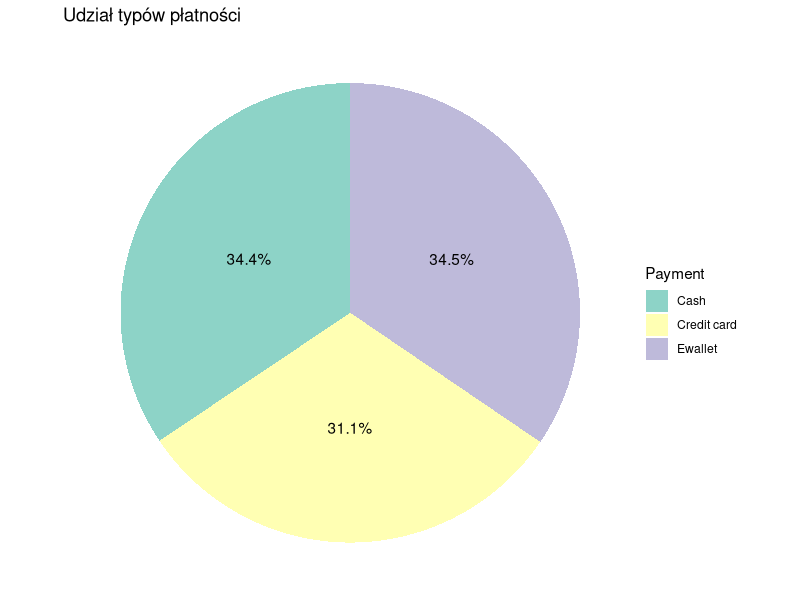
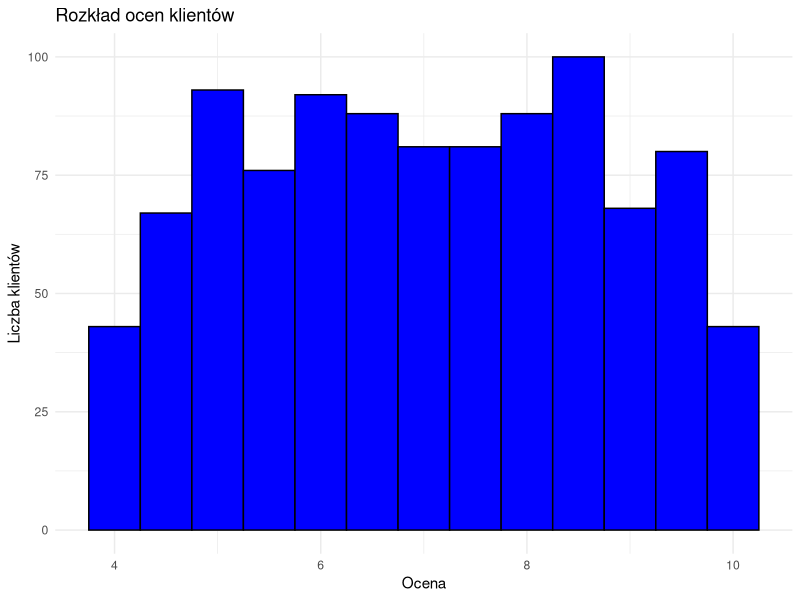
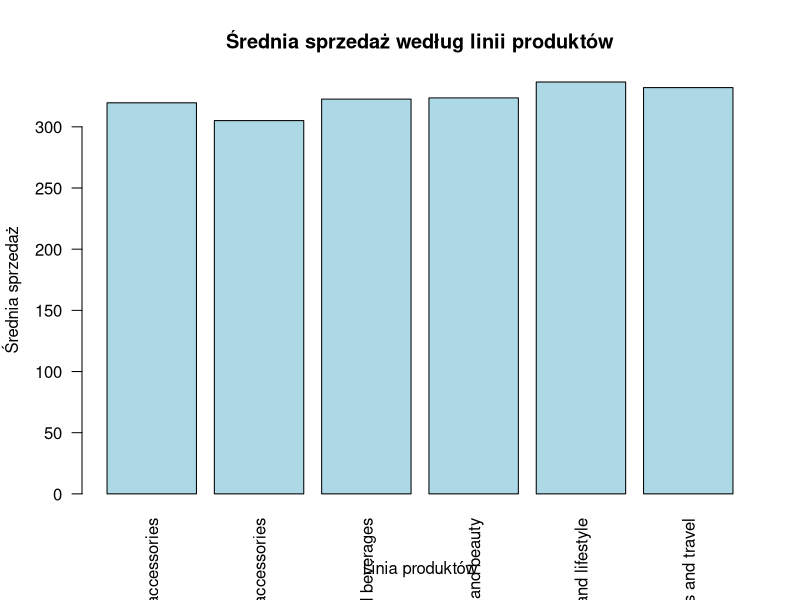
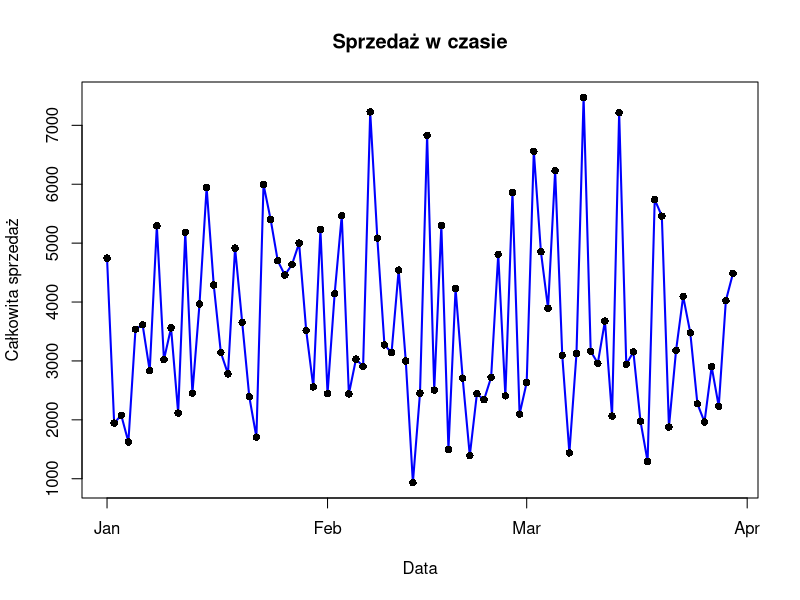

Here is the R script that generated these plots, in order:
# Wczytanie bibliotek
library(ggplot2)

# Wykres kołowy
# Wczytanie danych z pliku CSV
data <- read.csv("supermarket_filled.csv")

# Obliczenie udziałów poszczególnych typów płatności
payment_counts <- table(data$Payment)
payment_percent <- round((payment_counts / sum(payment_counts)) * 100, 1)

# Przygotowanie danych dla ggplot
payment_data <- data.frame(
  Payment = names(payment_counts),
  Percentage = as.numeric(payment_percent)
)

# Tworzenie wykresu kołowego
ggplot(payment_data, aes(x = "", y = Percentage, fill = Payment)) +
  geom_bar(stat = "identity", width = 1) +
  coord_polar("y", start = 0) +
  theme_void() + # Usunięcie siatki i osi
  labs(title = "Udział typów płatności") +
  geom_text(aes(label = paste0(Percentage, "%")), position = position_stack(vjust = 0.5)) +
  scale_fill_brewer(palette = "Set3") # Dodanie estetycznej palety kolorów

# Tworzenie histogramu
ggplot(data, aes(x = Rating)) +
  geom_histogram(
    binwidth = 0.5,  # Szerokość binów
    fill = "blue",   # Kolor wypełnienia
    color = "black"  # Kolor obramowania
  ) +
  labs(
    title = "Rozkład ocen klientów",
    x = "Ocena",
    y = "Liczba klientów"
  ) +
  theme_minimal()  # Estetyczny motyw

# Tworzenie wykresu słópkowego 
# Obliczanie średniej sprzedaży dla każdej linii produktów
average_sales <- aggregate(Total ~ Product.line, data = data, mean)

# Tworzenie wykresu słupkowego
barplot(
  average_sales$Total, 
  names.arg = average_sales$Product.line, 
  col = "lightblue",  # Kolor słupków
  main = "Średnia sprzedaż według linii produktów", 
  xlab = "Linia produktów", 
  ylab = "Średnia sprzedaż",
  las = 2             # Obrót etykiet osi X (do pionowego wyświetlenia)
)

# Tworzenie wykresu trendów 
# Konwersja kolumny 'Date' na format daty
data$Date <- as.Date(data$Date, format = "%m/%d/%Y")

# Grupowanie danych według daty i obliczanie całkowitej sprzedaży
daily_sales <- aggregate(Total ~ Date, data = data, sum)

# Tworzenie wykresu liniowego
plot(
  daily_sales$Date, 
  daily_sales$Total, 
  type = "l",             # Typ wykresu: linia
  col = "blue",           # Kolor linii
  lwd = 2,                # Grubość linii
  main = "Sprzedaż w czasie", 
  xlab = "Data", 
  ylab = "Całkowita sprzedaż"
)

# Dodanie punktów na wykresie dla lepszej widoczności
points(
  daily_sales$Date, 
  daily_sales$Total, 
  col = "black",            # Kolor punktów
  pch = 16                # Typ punktów: kropki
)